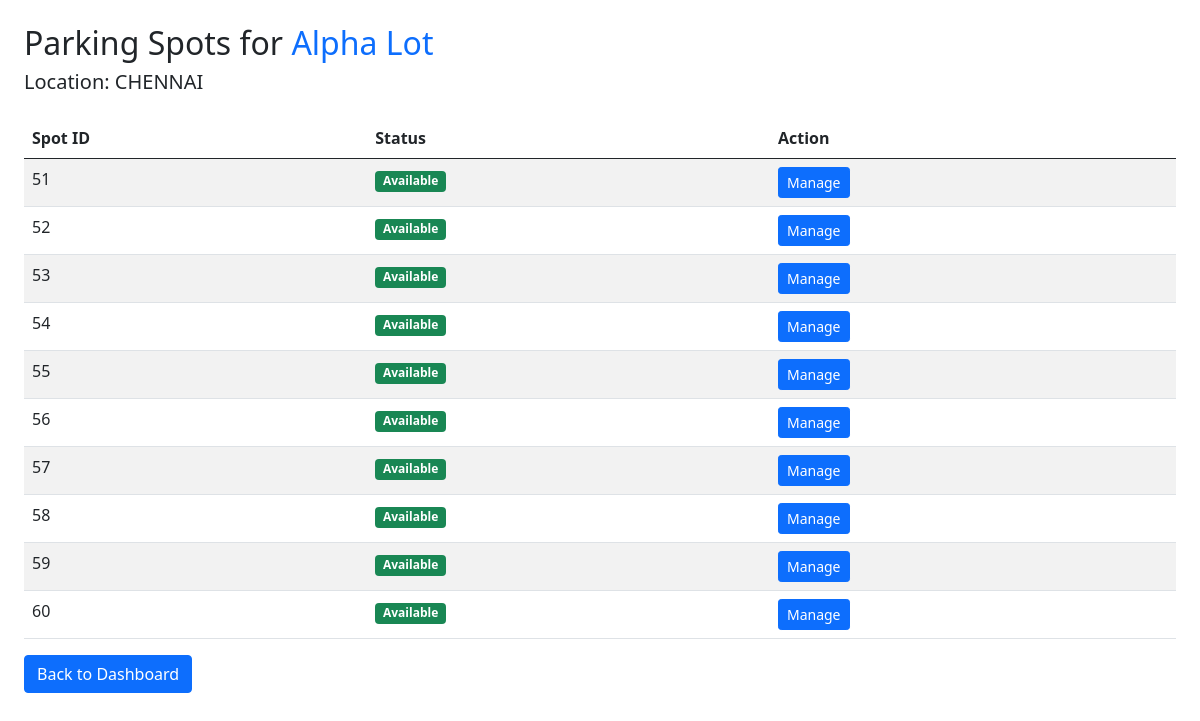
The app's page /view_spots/6 with its own data.
### backend/models.py (models this page shows)
class ParkingLot(db.Model):
    __tablename__ = "parking_lot"
    id = db.Column(db.Integer, primary_key=True)
    name = db.Column(db.String(100), nullable=False)
    location = db.Column(db.String(100))
    price_per_hour = db.Column(db.Float, nullable=False)
    total_spots = db.Column(db.Integer, nullable=False)

class ParkingSpot(db.Model):
    __tablename__ = "parking_spots"
    id = db.Column(db.Integer, primary_key=True)
    lot_id = db.Column(db.Integer, db.ForeignKey('parking_lot.id'), nullable=False)
    status = db.Column(db.String(1), nullable=False, default='A')  # A=Available, O=Occupied
    reservations = db.relationship('Reservation', backref='spot', lazy=True)

### backend/controllers.py (the view)
    @app.route("/view_spots/<int:lot_id>")
    def view_spots(lot_id):
        lot = ParkingLot.query.get_or_404(lot_id)
        spots = ParkingSpot.query.filter_by(lot_id=lot.id).all()
        return render_template("view_spots.html", lot=lot, spots=spots)

### templates/view_spots.html (shortened to what this page needs)
<!DOCTYPE html>
<html lang="en">
<head>
  <link href="https://cdn.jsdelivr.net/npm/bootstrap@5.0.2/dist/css/bootstrap.min.css" rel="stylesheet">
</head>
<body class="p-4">
<h2>Parking Spots for <span class="text-primary">{{ lot.name }}</span></h2>
<h5>Location: {{ lot.location }}</h5>
<table class="table table-striped mt-4">
  <thead>
    <tr>
      <th>Spot ID</th>
      <th>Status</th>
      <th>Action</th>
    </tr>
  </thead>
  <tbody>
    {% for spot in spots %}
    <tr>
      <td>{{ spot.id }}</td>
      <td>
        {% if spot.status == 'A' %}
          <span class="badge bg-success">Available</span>
        {% else %}
          <span class="badge bg-danger">Occupied</span>
        {% endif %}
      </td>
      <td>
        <button class="btn btn-sm btn-primary" onclick="openCard({{ spot.id }}, '{{ spot.status }}')">Manage</button>
      </td>
    </tr>
    {% endfor %}
  </tbody>
</table>
<a href="/admin_dashboard" class="btn btn-primary">Back to Dashboard</a>
</body>
</html>

### records on screen
ParkingLot: name "Alpha Lot", location "CHENNAI"
ParkingSpot: id "51", status "Available"
ParkingSpot: id "52", status "Available"
ParkingSpot: id "53", status "Available"
ParkingSpot: id "54", status "Available"
ParkingSpot: id "55", status "Available"
ParkingSpot: id "56", status "Available"
ParkingSpot: id "57", status "Available"
ParkingSpot: id "58", status "Available"
ParkingSpot: id "59", status "Available"
ParkingSpot: id "60", status "Available"
